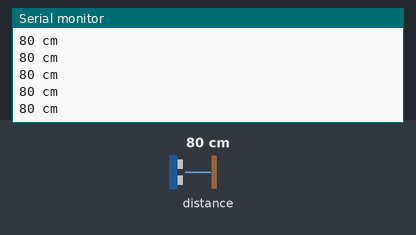
The sketch below on a simulated ESP32. On the bench: the last lines printed to the serial monitor. The inputs (shaded band) are chosen by the test bench; at power-on: distance to the obstacle 80 cm.

Above: at 1.2 s.
1.3 s: distance to the obstacle set to 2 cm
At 2.0 s:
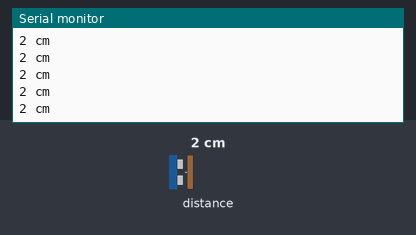
2.8 s: distance to the obstacle set to 4 cm
At 3.4 s:
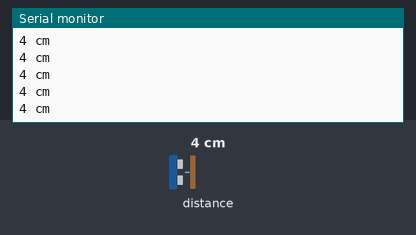
Timing chart, 0 to 5.8 s (numbered marks = the images above; inputs shaded):
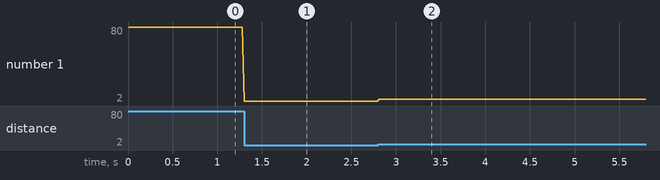

The sketch:

Codigo.Funcionando.ino
```cpp
#include <Wire.h>
#include <LIDARLite.h>

// Globales
LIDARLite lidarLite;
int cal_cnt = 0;

void setup()
{
  Serial.begin(115200); // Inicializa la conexión serial para mostrar las lecturas de distancia

  lidarLite.begin(0, true); // Establece la configuración predeterminada y I2C a 400 kHz
  lidarLite.configure(0); // Cambie este número para probar configuraciones alternativas
}

void loop()
{
  int dist;

  // Al principio de cada 100 lecturas,
  // tome una medición con corrección de sesgo de receptor
  if (cal_cnt == 0) {
    dist = lidarLite.distance(); // Con corrección de sesgo
  } else {
    dist = lidarLite.distance(false); // Sin corrección de sesgo
  }

  // Incrementa el contador de lecturas
  cal_cnt++;
  cal_cnt = cal_cnt % 100;

  // Muestra la distancia
  Serial.print(dist);
  Serial.println(" cm");

  delay(10);
}
```

Measured:
- after the input at 1.3 s, the serial monitor: prints a new line at once (image 1)
- after the input at 2.8 s, the serial monitor: prints a new line at once (image 2)
- plotted number 1: 80 → 2 after the input at 1.3 s, 2 → 4 after the input at 2.8 s
